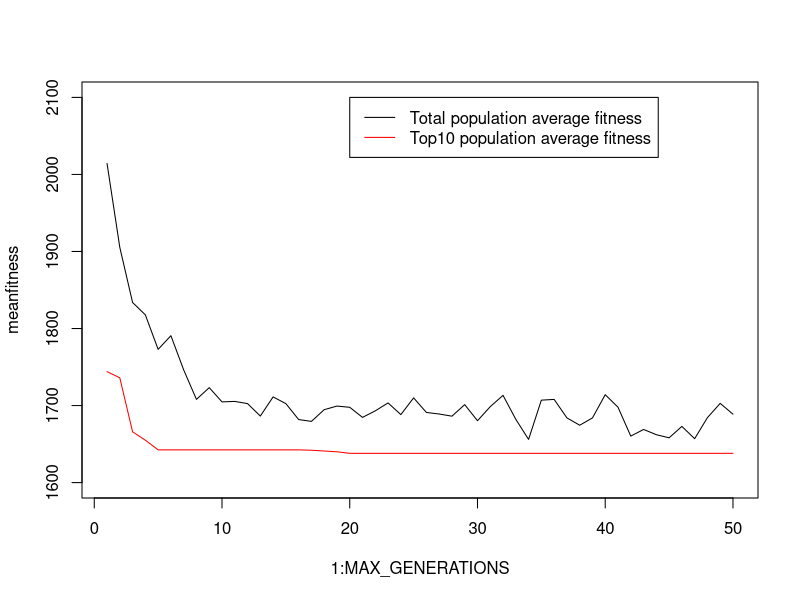

Write R code to recreate this figure.

# exercise written 14 August 2006 by Anders Brodin translated into R by John Waller 2016


  
  # variables:
  POPSIZE = 50                   # popsize is number of chromosomes in the population
  GENE_NUMBER = 6                # gene number is number of genes in each chromosome, should be one in these simple tasks
  MAX_GENERATIONS = 50           # number of iterations
  NUM_BREED = 20              # out of the 50 chromsomes (= possible solutions) the 20 best are allowed to reproduce
  
  # genetic operators
  mutation_rate = 0.04           # how large percentage of the genes experience mutations
  mutation_free = 10             # number of topranked Individuals that should be saved from mutation
  
  # citi matrix
  cities = c("Lund", "Kalmar", "Stockholm",	"Karlstad", "Göteborg", "Jönkoping");
  
  dist = c(0,	267,	602,	506,	262,	282,
          267,	0,	412,	467,	341,	241,
          602,	412,	0,	305,	467,	321,
          506,	467,	305,	0,	247,	243,
          262,	341,	467,	247,	0,	149,
          282,	241,	321,	243,	149,	0);
  dist = matrix(dist,nrow=6,ncol=6)
  rownames(dist) = cities;
  colnames(dist) = cities;

  set.seed(3)
  
  # Define Functions
  
  Create_pop = function(POPSIZE,GENE_NUMBER) {                               # This function creates a random population of 50 chromosomes
    # global POPSIZE GENE_NUMBER Ind;% Gene Fitness;
    
    IndL = list() 										# create an empty list to put on Inds. A list of inidviduals = a population :)
    for(Count1 in 1:POPSIZE) {                          # For counter for the chromosomes
      
      Gene = c()
      pos = 1:6
      for(Count2 in 1:GENE_NUMBER) {                   # For counter for genes inside chromosomes
        
        g = runif(1,1, 7 - Count2)                                # g is a random number between 0 and 1
        Gene[Count2] = pos[g]
        #remove position from list
        pos = pos[-g]
        
      }
      
      IndL[[Count1]] = list(Gene = Gene, Fitness = -1)
      
    }
    
    return(IndL) 
  }
  
  Evaluate_fitness = function(IndL,POPSIZE,GENE_NUMBER) {
    
    for(Count1 in 1:POPSIZE) {
      Added_Value = 0;
      for(Count2 in 2:GENE_NUMBER) {
        row = IndL[[Count1]]$Gene[Count2 - 1]
        col = IndL[[Count1]]$Gene[Count2]
        Added_Value = Added_Value + dist[row, col]
      }
      Added_Value = Added_Value + dist[IndL[[Count1]]$Gene[GENE_NUMBER],IndL[[Count1]]$Gene[1]]
      IndL[[Count1]]$Fitness = Added_Value
    }
    
    return(IndL)
  }
  
  Sort = function(IndL) {
    
    IndL = IndL[order(sapply(IndL,function(x) x$Fitness))] # sort the list by fitness
    
    return(IndL)
  }
  
  Reproduce = function(IndL,POPSIZE,NUM_BREED) {
    
    countback = POPSIZE
    for(Count1 in seq(1,POPSIZE/2,2)) {
      if(Count1 <= NUM_BREED) {
        Gene_No = round(runif(1,1,GENE_NUMBER)) #to find split point
        
        offspring1 = c(IndL[[Count1]]$Gene)
        
        offspring2 = c(IndL[[Count1 + 1]]$Gene)
       
        for(Count2 in 1:GENE_NUMBER) {
          if(Count2 <= Gene_No) {
            oldPos = match(offspring2[Count2],offspring1)
            rGene = offspring1[Count2]
            offspring1[Count2] = offspring2[Count2]
            offspring1[oldPos] = rGene
            
          } else {
            oldPos = match(offspring1[Count2],offspring2)
            rGene = offspring2[Count2]
            offspring2[Count2] = offspring1[Count2]
            offspring2[oldPos] = rGene
            
          }
        }
        #record new offsprings
        IndL[[countback]]$Gene = offspring1
        IndL[[countback - 1]]$Gene = offspring2
        countback = countback - 2
      }
    }
    
    return(IndL)
  }
  
  Mutate = function(IndL,POPSIZE,NUM_BREED,mutation_free,mutation_rate) {
    
    for(Count1 in mutation_free:POPSIZE) {
      for(Count2 in 1 : GENE_NUMBER) {
        Chance = runif(1,0,1)
        if(Chance <= mutation_rate) {
          removedGene = IndL[[Count1]]$Gene[Count2]
          newGene = round(runif(1,1,GENE_NUMBER))
          oldGenePos = match(newGene,IndL[[Count1]]$Gene)
          IndL[[Count1]]$Gene[Count2] = newGene
          IndL[[Count1]]$Gene[oldGenePos] = removedGene
          
        }
        
      }
    }
    
    return(IndL)
  }
  
  IndL = Create_pop(POPSIZE,GENE_NUMBER)                                          # calls function that generates random chromosomes
  
  # main loop over all of our functions
  
  meantopfitness = c() # empty vectors to store results
  meanfitness = c()
  
  for(generation in 1:MAX_GENERATIONS) {  
    IndL = Evaluate_fitness(IndL,POPSIZE,GENE_NUMBER) 							# give back altered population with fitness
    IndL = Sort(IndL)
    IndL = Reproduce(IndL,POPSIZE,NUM_BREED)
    IndL = Mutate(IndL,POPSIZE,NUM_BREED,mutation_free,mutation_rate)
    
    # output
    addfitness = 0
    add_top = 0
    for(Count in 1:POPSIZE) {
      addfitness = addfitness + IndL[[Count]]$Fitness
      if(Count <= 10) {
        add_top = add_top + IndL[[Count]]$Fitness
      }
    }
    meantopfitness[generation] = add_top/10
    meanfitness[generation] = addfitness/POPSIZE
    
    cat("generation:",generation,"\n")
    cat("mean top fitness:",meantopfitness[generation],"\n")
    cat("mean fitness",meanfitness[generation],"\n")
    
  }
  
  # # plot results

  plot(1:MAX_GENERATIONS,meanfitness,ylim=c(1600,2100),pch=19,type="l")
  points(1:MAX_GENERATIONS,meantopfitness,pch=19,col="red",type="l")
  legend(20,2100, legend=c('Total population average fitness',
                           'Top10 population average fitness'),
         col=c('black','red'),lty=c(1,1))

  route = ''
  for (Count in 1 : GENE_NUMBER) {
    if (Count != GENE_NUMBER){
      route = c(route, cities[IndL[[1]]$Gene[Count]])
    } else {
      route = c(route, cities[IndL[[1]]$Gene[Count]])
    }
  }
  cat("The optimal route is:\n", route, "\nTotal distance: ", IndL[[1]]$Fitness)
  #View(IndL)


